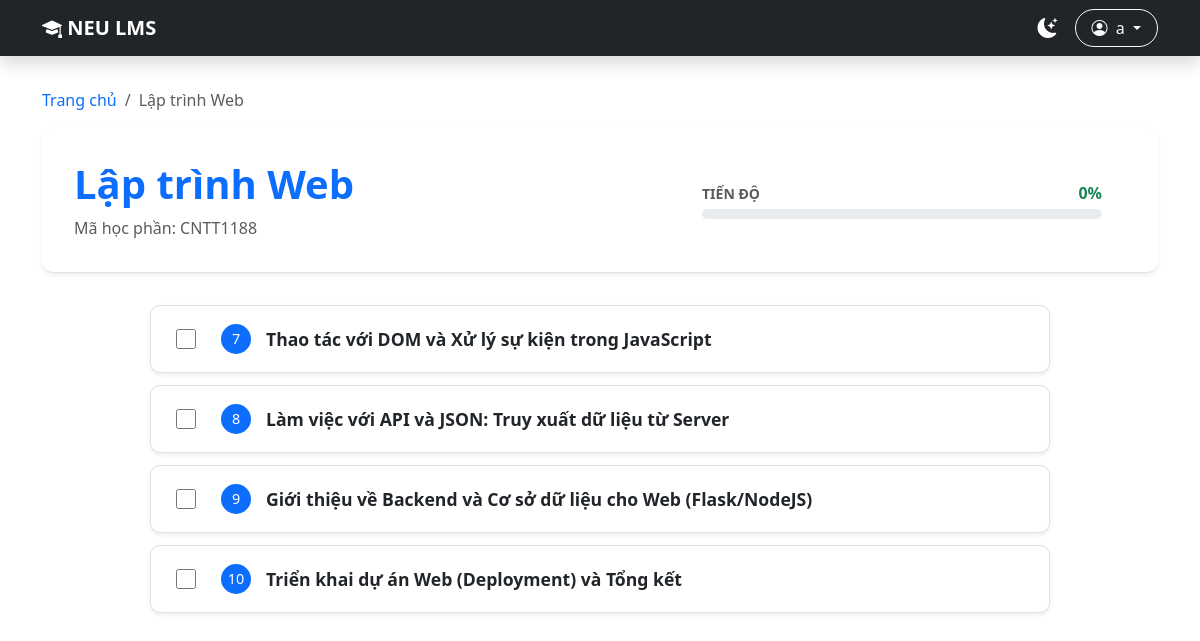
The app's page /course/CNTT1188 (signed in) with its own data.
### tables this page shows
CREATE TABLE HocPhan (
    MaHocPhan TEXT PRIMARY KEY,
    TenHocPhan TEXT NOT NULL,
    SoTinChi INTEGER,
    GhiChu TEXT
);

CREATE TABLE BaiHoc (
    MaBaiHoc INTEGER PRIMARY KEY AUTOINCREMENT,
    MaHocPhan TEXT,
    TenBaiHoc TEXT NOT NULL,
    ThuTuHoc INTEGER,
    ThoiLuong INTEGER, MoTa TEXT,
    FOREIGN KEY (MaHocPhan) REFERENCES HocPhan(MaHocPhan) ON DELETE CASCADE
);

### main.py (the view)
@app.route('/course/<ma_hp>')
def course_detail(ma_hp):
    is_admin = session.get('role') == 'admin'
    completed_lessons = []
    try:
        with get_db_connection() as conn:
            course = conn.execute("SELECT * FROM HocPhan WHERE MaHocPhan = ?", (ma_hp,)).fetchone()
            if not course:
                return "Không tìm thấy học phần", 404
            lessons = conn.execute("SELECT * FROM BaiHoc WHERE MaHocPhan = ? ORDER BY ThuTuHoc", (ma_hp,)).fetchall()
            documents = conn.execute("""
                SELECT tl.* FROM TaiLieuNoiDung tl
                JOIN BaiHoc bh ON tl.MaBaiHoc = bh.MaBaiHoc
                WHERE bh.MaHocPhan = ?
            """, (ma_hp,)).fetchall()
            if session.get('username'):
                user = conn.execute("SELECT Id FROM User WHERE Username = ?", (session['username'],)).fetchone()
                if user:
                    data = conn.execute("SELECT MaBaiHoc FROM UserProgress WHERE User_Id = ?", (user['Id'],)).fetchall()
                    completed_lessons = [item['MaBaiHoc'] for item in data]
    except Exception as e:
        return f"Lỗi truy xuất dữ liệu: {e}", 500
    return render_template('CourseDetail.html',
                           course=course, lessons=lessons, documents=documents,
                           is_admin=is_admin, completed_lessons=completed_lessons)

### main.py (called while the page is built)
def get_db_connection():
    conn = sqlite3.connect(DB_PATH)
    conn.row_factory = sqlite3.Row
    return conn

### templates/CourseDetail.html (shortened to what this page needs)
{% extends "layout.html" %}
{% block content %}
<div class="container mt-3">
    <nav aria-label="breadcrumb">
        <ol class="breadcrumb">
            <li class="breadcrumb-item"><a href="{{ url_for('index') }}" class="text-decoration-none">Trang chủ</a></li>
            <li class="breadcrumb-item active">{{ course['TenHocPhan'] }}</li>
        </ol>
    </nav>
    <div class="course-header shadow-sm">
        <div class="header-info">
            <h1 class="fw-bold text-primary">{{ course['TenHocPhan'] }}</h1>
            <p class="text-muted mb-0">Mã học phần: {{ course['MaHocPhan'] }}</p>
        </div>
        <div class="flex-grow-1 mx-4 d-none d-md-block" style="max-width: 400px;">
            <div class="d-flex justify-content-between align-items-center mb-1">
                <span class="fw-bold text-muted small">TIẾN ĐỘ</span>
                <span id="progress-text" class="fw-bold text-success">0%</span>
            </div>
            <div class="progress" style="height: 10px; border-radius: 10px;">
            </div>
        </div>
    </div>
    <div class="lesson-list mx-auto" style="max-width: 900px;">
        {% for lesson in lessons %}
        <details class="lesson-item shadow-sm {% if lesson['MaBaiHoc'] in completed_lessons %}completed-lesson{% endif %}" id="lesson-row-{{ lesson['MaBaiHoc'] }}">
            <summary class="lesson-summary">
                <div class="summary-left">
                    <div class="progress-check-container">
                        <input type="checkbox"
                               class="lesson-checkbox progress-update"
                               data-id="{{ lesson['MaBaiHoc'] }}"
                               onclick="event.stopPropagation();">
                    </div>
                    <span class="lesson-num">{{ lesson['ThuTuHoc'] }}</span>
                    <span class="lesson-title">{{ lesson['TenBaiHoc'] }}</span>
                </div>
            </summary>
        </details>
        {% endfor %}
    </div>
</div>
{% endblock %}

### templates/layout.html (style rules this page uses)
:root { --primary-color: #0d6efd; }
body { font-family: 'Segoe UI', sans-serif; transition: background-color 0.3s ease, color 0.3s ease; }
.table-container, .course-header, .lesson-item { background-color: var(--bs-body-bg); color: var(--bs-body-color); }

### templates/CourseDetail.html (style rules this page uses)
.course-header { background: white; padding: 2rem; border-bottom: 1px solid #dee2e6; margin-bottom: 2rem; display: flex; justify-content: space-between; align-items: center; border-radius: 12px; }
.lesson-item { background: white; margin-bottom: 12px; border-radius: 10px; border: 1px solid #e0e0e0; overflow: hidden; transition: all 0.3s ease; }
.lesson-summary { list-style: none; padding: 18px 25px; cursor: pointer; display: flex; justify-content: space-between; align-items: center; }
.summary-left { display: flex; align-items: center; gap: 15px; }
.lesson-num { background: #0d6efd; color: white; width: 30px; height: 30px; border-radius: 50%; display: flex; align-items: center; justify-content: center; font-size: 0.9rem; }
.lesson-title { font-weight: 600; font-size: 1.1rem; transition: all 0.3s ease; }
.progress-check-container { display: flex; align-items: center; margin-right: 10px; }
.lesson-checkbox { width: 20px; height: 20px; cursor: pointer; accent-color: #198754; }

### records on screen
HocPhan: TenHocPhan "Lập trình Web", MaHocPhan "CNTT1188"
BaiHoc: ThuTuHoc "7", TenBaiHoc "Thao tác với DOM và Xử lý sự kiện trong JavaScript"
BaiHoc: ThuTuHoc "8", TenBaiHoc "Làm việc với API và JSON: Truy xuất dữ liệu từ Server"
BaiHoc: ThuTuHoc "9", TenBaiHoc "Giới thiệu về Backend và Cơ sở dữ liệu cho Web (Flask/NodeJS)"
BaiHoc: ThuTuHoc "10", TenBaiHoc "Triển khai dự án Web (Deployment) và Tổng kết"

### other values on screen
{{ session['username'] }} "a"
